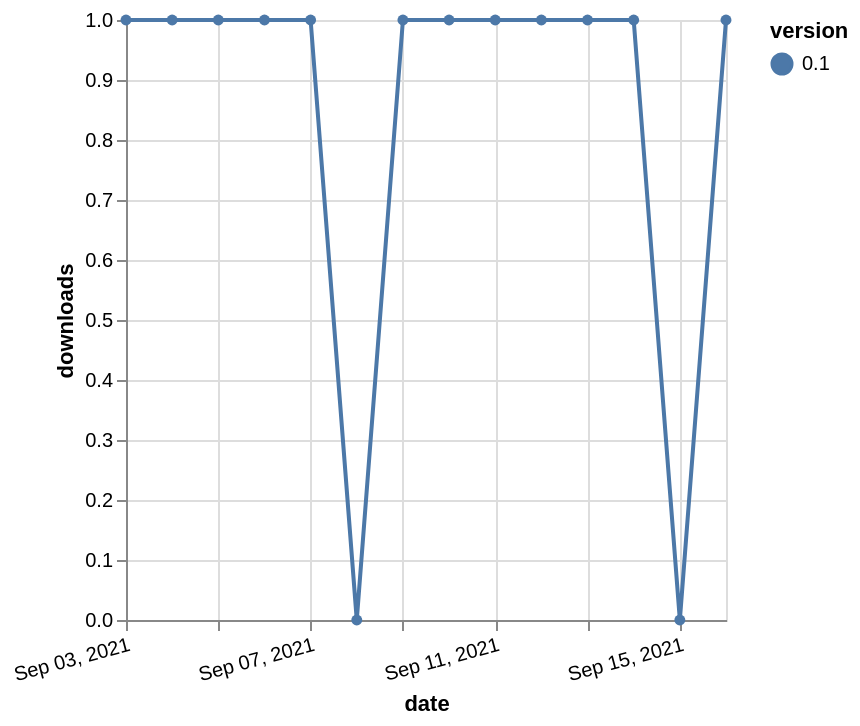

Specify this chart in Vega-Lite:
### Vega-Lite specification from a JSON file in a GitHub repository (floating-point values rounded to 4 significant figures)
{"$schema": "https://vega.github.io/schema/vega-lite/v5.json", "description": "A simple bar chart with embedded data.", "data": {"values": [{"date": "2021-09-03", "total": 140, "delta": 1, "version": "0.1"}, {"date": "2021-09-04", "total": 141, "delta": 1, "version": "0.1"}, {"date": "2021-09-05", "total": 142, "delta": 1, "version": "0.1"}, {"date": "2021-09-06", "total": 143, "delta": 1, "version": "0.1"}, {"date": "2021-09-07", "total": 144, "delta": 1, "version": "0.1"}, {"date": "2021-09-08", "total": 144, "delta": 0, "version": "0.1"}, {"date": "2021-09-09", "total": 145, "delta": 1, "version": "0.1"}, {"date": "2021-09-10", "total": 146, "delta": 1, "version": "0.1"}, {"date": "2021-09-11", "total": 147, "delta": 1, "version": "0.1"}, {"date": "2021-09-12", "total": 148, "delta": 1, "version": "0.1"}, {"date": "2021-09-13", "total": 149, "delta": 1, "version": "0.1"}, {"date": "2021-09-14", "total": 150, "delta": 1, "version": "0.1"}, {"date": "2021-09-15", "total": 150, "delta": 0, "version": "0.1"}, {"date": "2021-09-16", "total": 151, "delta": 1, "version": "0.1"}]}, "width": "container", "mark": {"type": "line", "point": {"filled": true}}, "encoding": {"x": {"field": "date", "type": "temporal", "timeUnit": "yearmonthdate", "title": "date", "axis": {"labelAngle": -15}}, "y": {"field": "delta", "type": "quantitative", "title": "downloads"}, "color": {"field": "version", "type": "nominal"}, "tooltip": {"field": "delta"}}}
